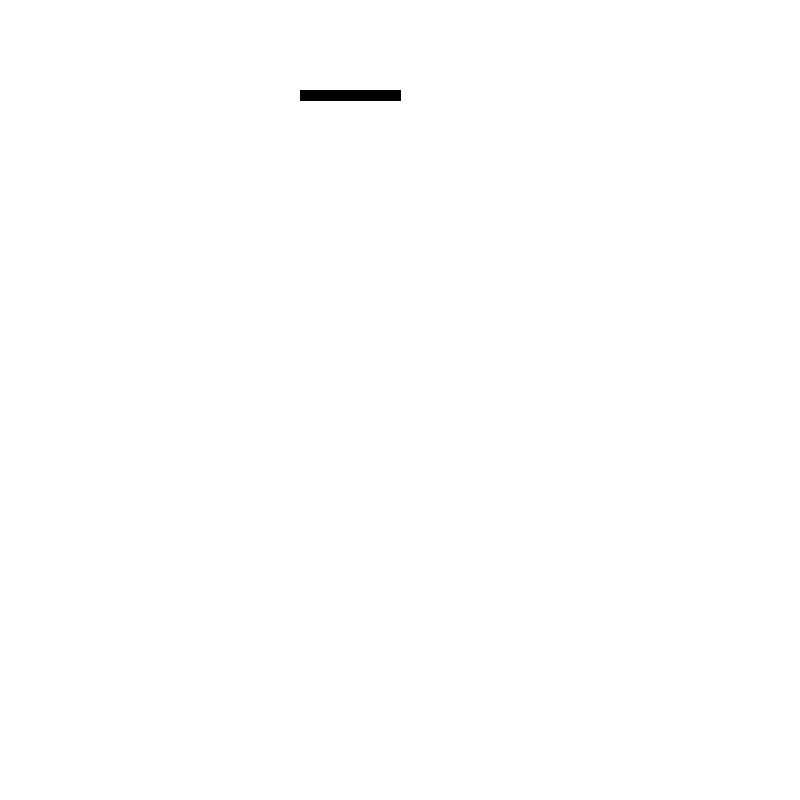
Frame 1 (no input)
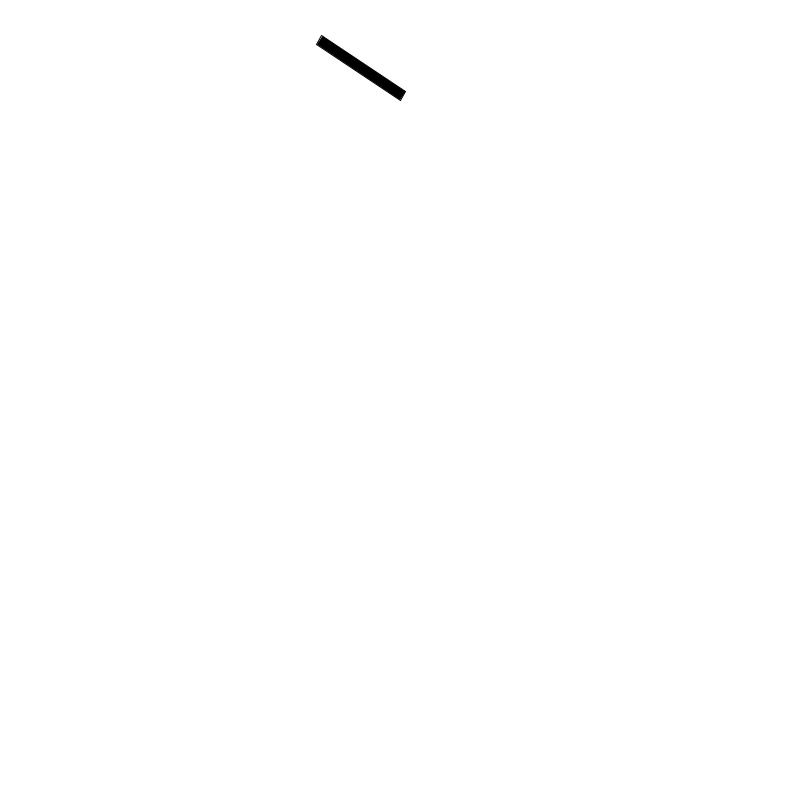
Frame 60 (the mouse pressed at the canvas centre just before this capture)
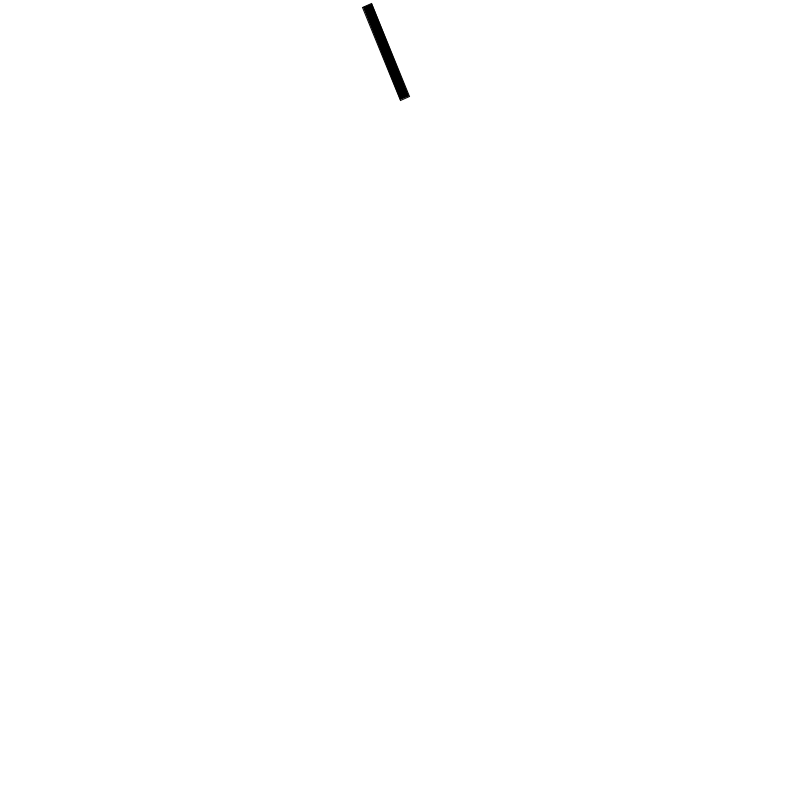
Frame 120 (the mouse held since frame 60 and released just before this capture)

The Processing sketch that drew these frames (run headless with seeded random() and noise(); from frame 60 on, the mouse is pressed at the canvas centre):

// Processing sketch: rotationForCarter
// ── rotationForCarter.pde
//rotated motion for Carter
//Sept 19, 2017

float theta;
float speedometerX, speedometerY;

void setup() {
  size(800, 800);
  theta = PI;
  speedometerX = 400;
  speedometerY = 100;
}

void draw() {
  background(255);
  
  fill(0);
  translate(speedometerX, speedometerY);
  rotate(theta);
  rect(0, 0, 100, 10);
  
  
  theta += 0.01;
}
